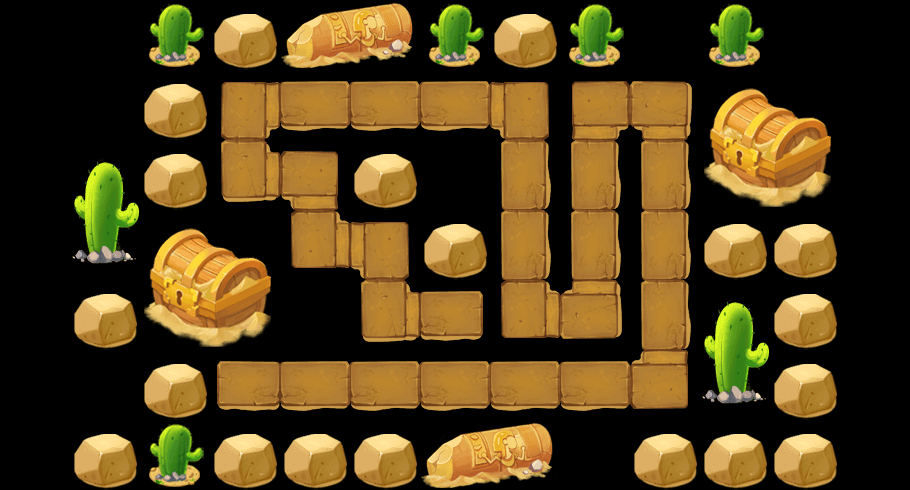

Rendered tile map (Tiled .tmx) drawn with the repository's tilesets; below, a short description and the map source with its tile grids summarised:
An orthogonal 13x7 tile map with 70x70 px tiles, 2 tile layers (content, things) and 16 objects (way1_0, way1_1, way1_2, way1_3, way1_4, ...).

<map version="1.0" orientation="orthogonal" width="13" height="7" tilewidth="70" tileheight="70">
 <tileset firstgid="1" name="theme3Tiles" tilewidth="70" tileheight="70" spacing="2" margin="2">
  <image source="theme1Tiles.png" width="512" height="512" />
  <tile id="4">
   <properties>
    <property name="thingIdx" value="303" />
   </properties>
  </tile>
  <tile id="6">
   <properties>
    <property name="thingIdx" value="107" />
   </properties>
  </tile>
  <tile id="7">
   <properties>
    <property name="thingIdx" value="401" />
   </properties>
  </tile>
  <tile id="8">
   <properties>
    <property name="" value="" />
   </properties>
  </tile>
  <tile id="9">
   <properties>
    <property name="thingIdx" value="206" />
   </properties>
  </tile>
  <tile id="10">
   <properties>
    <property name="thingIdx" value="207" />
   </properties>
  </tile>
  <tile id="11">
   <properties>
    <property name="thingIdx" value="304" />
   </properties>
  </tile>
  <tile id="13">
   <properties>
    <property name="thingIdx" value="112" />
   </properties>
  </tile>
  <tile id="14">
   <properties>
    <property name="thingIdx" value="109" />
   </properties>
  </tile>
  <tile id="15">
   <properties>
    <property name="thingIdx" value="109" />
   </properties>
  </tile>
  <tile id="16">
   <properties>
    <property name="thingIdx" value="112" />
   </properties>
  </tile>
  <tile id="17">
   <properties>
    <property name="thingIdx" value="" />
   </properties>
  </tile>
  <tile id="18">
   <properties>
    <property name="thingIdx" value="" />
   </properties>
  </tile>
  <tile id="19">
   <properties>
    <property name="thingIdx" value="111" />
   </properties>
  </tile>
  <tile id="20">
   <properties>
    <property name="thingIdx" value="110" />
   </properties>
  </tile>
  <tile id="21">
   <properties>
    <property name="blank" value="1" />
   </properties>
  </tile>
  <tile id="22">
   <properties>
    <property name="way" value="1" />
   </properties>
  </tile>
  <tile id="23">
   <properties>
    <property name="way" value="1" />
   </properties>
  </tile>
  <tile id="24">
   <properties>
    <property name="way" value="1" />
   </properties>
  </tile>
  <tile id="25">
   <properties>
    <property name="way" value="1" />
   </properties>
  </tile>
  <tile id="26">
   <properties>
    <property name="way" value="1" />
   </properties>
  </tile>
  <tile id="27">
   <properties>
    <property name="way" value="1" />
   </properties>
  </tile>
  <tile id="28">
   <properties>
    <property name="way" value="1" />
   </properties>
  </tile>
  <tile id="29">
   <properties>
    <property name="way" value="1" />
   </properties>
  </tile>
  <tile id="30">
   <properties>
    <property name="way" value="1" />
   </properties>
  </tile>
  <tile id="31">
   <properties>
    <property name="way" value="1" />
   </properties>
  </tile>
  <tile id="32">
   <properties>
    <property name="way" value="1" />
   </properties>
  </tile>
  <tile id="33">
   <properties>
    <property name="way" value="1" />
   </properties>
  </tile>
  <tile id="34">
   <properties>
    <property name="way" value="1" />
   </properties>
  </tile>
  <tile id="35">
   <properties>
    <property name="way" value="1" />
   </properties>
  </tile>
  <tile id="36">
   <properties>
    <property name="way" value="1" />
   </properties>
  </tile>
  <tile id="37">
   <properties>
    <property name="way" value="1" />
   </properties>
  </tile>
 </tileset>
 <layer name="content" width="13" height="7">
  <data>[91 cells, 29 non-empty, 4 distinct tile ids]</data>
 </layer>
 <layer name="things" width="13" height="7">
  <data>[91 cells, 40 non-empty, 10 distinct tile ids]</data>
 </layer>
 <objectgroup name="objs" width="13" height="7">
  <object name="way1_0" x="440" y="305" width="22" height="17" />
  <object name="way1_1" x="374" y="298" width="22" height="17" />
  <object name="way1_2" x="374" y="237" width="22" height="17" />
  <object name="way1_3" x="300" y="228" width="22" height="17" />
  <object name="way1_4" x="299" y="168" width="22" height="17" />
  <object name="way1_5" x="228" y="160" width="22" height="17" />
  <object name="way1_6" x="234" y="95" width="22" height="17" />
  <object name="way1_7" x="514" y="97" width="22" height="17" />
  <object name="way1_8" x="510" y="301" width="22" height="17" />
  <object name="way1_9" x="581" y="304" width="22" height="17" />
  <object name="way1_10" x="584" y="95" width="22" height="17" />
  <object name="way1_11" x="655" y="91" width="22" height="17" />
  <object name="way1_12" x="653" y="375" width="22" height="17" />
  <object name="way1_13" x="236" y="374" width="22" height="17" />
  <object name="heart" x="237" y="396" width="30" height="13" />
  <object name="hero" x="595" y="372" width="21" height="16" />
 </objectgroup>
</map>
